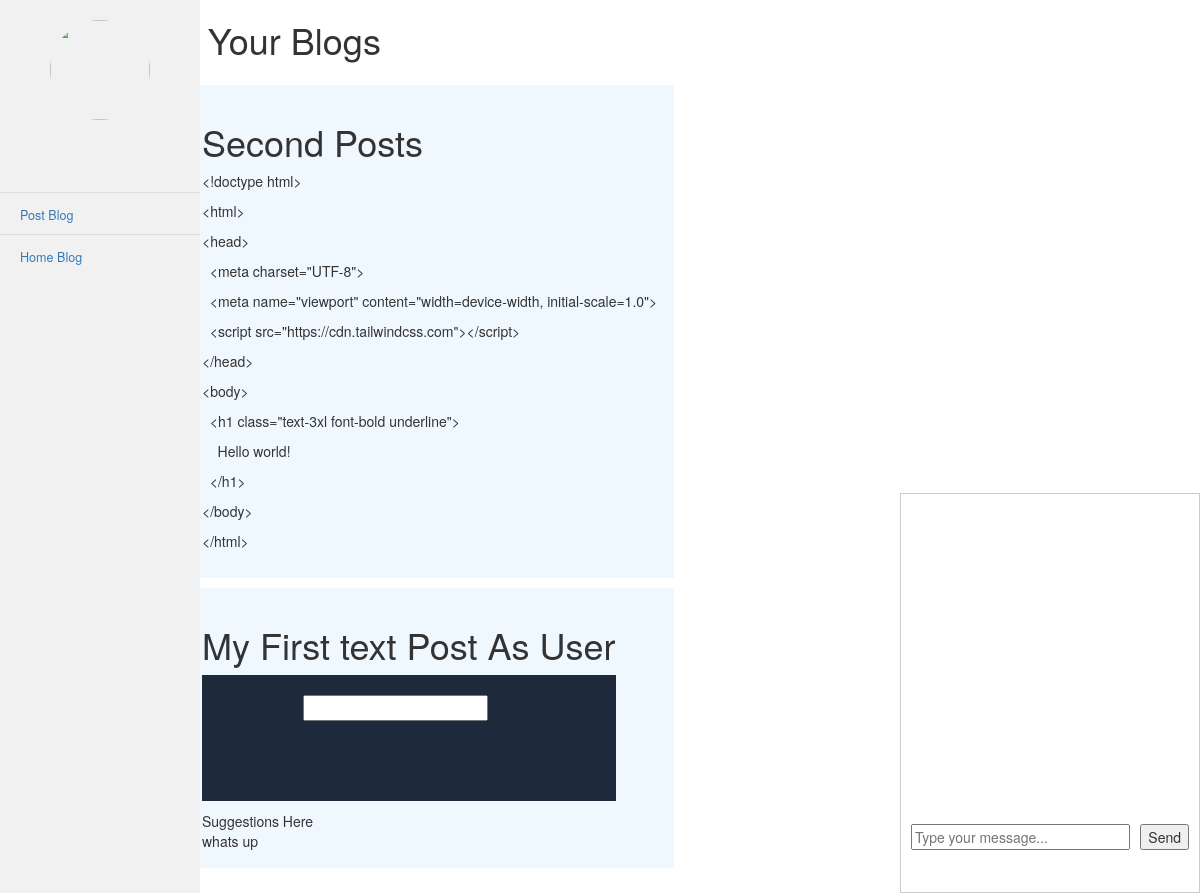
Screenshot of /Blog/home.php with the database file from the repository.
### tables this page shows
CREATE TABLE `community` (
  `id` int(10) NOT NULL,
  `title` varchar(40) NOT NULL,
  `contents` varchar(500) NOT NULL,
  `username` varchar(20) NOT NULL,
  `p_p` varchar(100) NOT NULL,
  `tags` varchar(250) NOT NULL,
  `timestamp` timestamp NOT NULL DEFAULT current_timestamp() ON UPDATE current_timestamp()
);

### Blog/home.php (the view, shortened to what this page needs)
<!DOCTYPE html>
<html lang="en">
<head>
</head>
<body>
    <h1> Start Writing Your Blogs </h1>
    <div class="container">
        <div class="sidenav">
            <?php include 'include/sidenav.php' ?>
        </div>
        <div class="contents">
            <?php $conn = mysqli_connect('localhost', 'root', '', 'chat_app_db');
            $sql = "SELECT community.contents as contents , community.username,community.title as title, users.name as name , users.lastname as lastname, users.p_p as profile
               FROM community
               LEFT JOIN users ON users.username = community.username ORDER BY community.id DESC
";
            $result = mysqli_query($conn, $sql);
            while ($row = mysqli_fetch_assoc($result)) {
                $contents =  $row['contents'];
                $name = $row['name'];
                $title = $row['title'];
                $lastname = $row['lastname'];
            ?>
                <div class="blogs">
                    <div class="profile">
                        <h5> <?php echo $name ?> </h5>
                        <h5> <?php echo $lastname ?> </h5>
                    </div>
                    <div class="contents">
                        <h1> <?php echo $title ?> </h1>
                        <p> <?php echo $contents ?>
                    </div>
                </div>
            <?php
            }
            mysqli_close($conn); ?>
        </div>
        <form id="search-form" action="">
            <input type="text" name="tags" id="search-input">
        <div class=""> Suggestions Here
<div class="">
    whats up
</div>
        </div>
        <div id="chat-container">
            <div id="chat-messages"></div>
            <form id="chat-form">
                <input type="text" id="chat-message" name="message" placeholder="Type your message...">
                <button type="submit">Send</button>
            </form>
        </div>
    </div>
</body>
</html>

### Blog/include/sidenav.php (style rules this page uses)
.profile { text-align: center; padding: 20px; }

### Blog/home.php (style rules this page uses)
.container { display: flex; }
.contents { padding: 15px; max-width: 80%; }
.blogs { display: flex; background-color: aliceblue; padding: 2px; margin-bottom: 10px; }
#chat-container { position: fixed; bottom: 0; right: 0; width: 300px; height: 400px; border: 1px solid #ccc; overflow-y: scroll; }
#chat-messages { height: 320px; padding: 10px; overflow: auto; }
#chat-form { display: flex; padding: 10px; }
#chat-message { flex: 1; margin-right: 10px; }

### rows the page displays
community: title "Second Posts", contents "<!doctype html> <html> <head> <meta charset=\"UTF-8\"> <meta name=\"viewport\" content=\"width=device-width, initial-scale=1.0\"> <script src=\"https://cdn.tailwindcss.com\"></script> </head> <body> <h1 class=\"text-3xl font-bold underline\"> Hello world! </h1> </body> </html>"
community: title "My First text Post As User"
